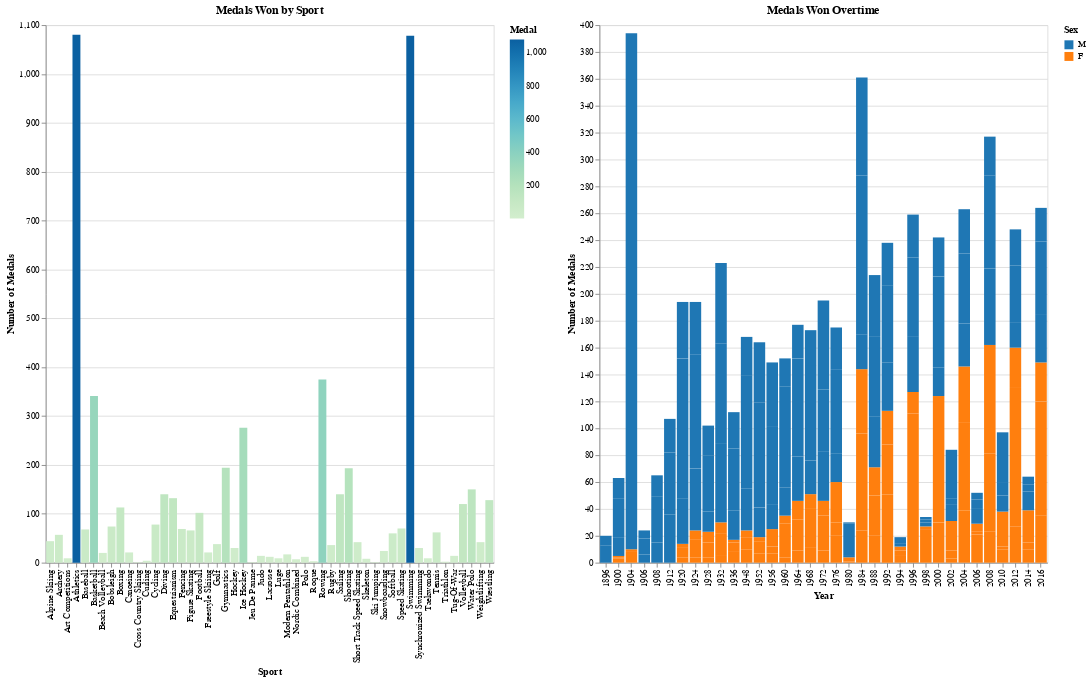

Notebook code cell kept with this figure:
### Code cell
chart

### Figure 1 — Vega-Lite specification as saved in the notebook (floating-point values rounded to 4 significant figures; data arrays with more than 128 entries replaced by an {"elided": "..."} marker saying what was removed)
{"config": {"view": {"continuousWidth": 400, "continuousHeight": 300}}, "hconcat": [{"data": {"name": "data-3a05d81ebfa0615024a0f7768cc57d90"}, "mark": "bar", "encoding": {"color": {"field": "Medal", "scale": {"scheme": "greenblue"}, "type": "quantitative"}, "tooltip": [{"field": "NOC", "type": "nominal"}, {"field": "Medal", "type": "quantitative"}], "x": {"axis": {"title": "Sport"}, "field": "Sport", "type": "nominal"}, "y": {"axis": {"title": "Number of Medals"}, "field": "Medal", "type": "quantitative"}}, "height": 600, "selection": {"Choose": {"type": "single", "fields": ["NOC"], "bind": {"input": "select", "options": {"elided": "149 str values"}}, "init": {"NOC": "USA"}}}, "title": "Medals Won by Sport", "transform": [{"filter": {"selection": "Choose"}}], "width": 500}, {"data": {"name": "data-791a8668392f87c298c37453e6ee82c7"}, "mark": "bar", "encoding": {"color": {"field": "Sex", "legend": {"title": "Sex"}, "scale": {"domain": ["M", "F"], "range": ["#1f77b4", "#ff7f0e"]}, "type": "nominal"}, "tooltip": [{"field": "Year", "type": "quantitative"}, {"field": "NOC", "type": "nominal"}, {"field": "Sex", "type": "nominal"}, {"field": "Medal Count", "type": "quantitative"}], "x": {"axis": {"title": "Year"}, "field": "Year", "type": "nominal"}, "y": {"axis": {"title": "Number of Medals"}, "field": "Medal Count", "type": "quantitative"}}, "height": 600, "selection": {"Choose": {"type": "single", "fields": ["NOC"], "bind": {"input": "select", "options": {"elided": "149 str values"}}, "init": {"NOC": "USA"}}}, "title": "Medals Won Overtime", "transform": [{"filter": {"selection": "Choose"}}], "width": 500}], "$schema": "https://vega.github.io/schema/vega-lite/v4.17.0.json", "datasets": {"data-3a05d81ebfa0615024a0f7768cc57d90": {"elided": "1449 records"}, "data-791a8668392f87c298c37453e6ee82c7": {"elided": "4671 records"}}}
